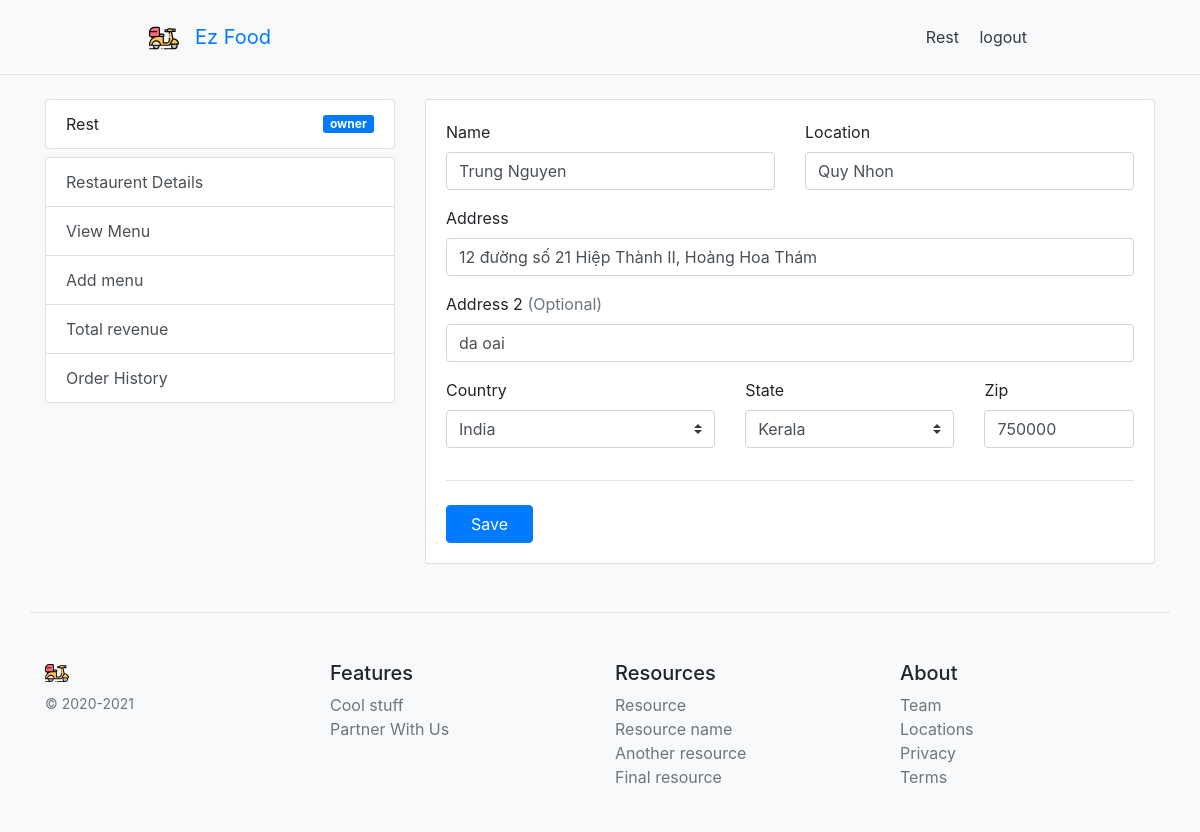
Page /restaurant-details (signed in) on the committed database.
### app/models.py (models this page shows, shortened)
class Profile(models.Model):
    user = models.OneToOneField(User,on_delete=models.CASCADE)
    role = models.CharField(max_length=20,default="normal")

class Restaurant(models.Model):
    user = models.OneToOneField(User,on_delete=models.CASCADE)
    id = models.AutoField(primary_key=True)
    name = models.CharField(max_length = 100)
    address1 = models.CharField(max_length=100,default='')
    address2 = models.CharField(max_length=100,default='')
    country = models.CharField(max_length=100,default='')
    state = models.CharField(max_length=100,default='')
    zip = models.CharField(max_length=100,default='')
    location = models.CharField(max_length = 100,default="India")
    tag = models.CharField(max_length=100,default='')
    def __str__(self):
        return self.name

### app/views/partner.py (the view, shortened to what this page needs)
# urls.py: path('restaurant-details', views.restaurantDetails, name='restaurant_details' ),
@login_required
def restaurantDetails(request):
    data = {'title': 'My Restaurant Details'}
    print("one")
    data['rest'] = Restaurant.objects.filter(user=request.user).order_by('id').first()
    print(data['rest'])
    return render(request,'partner/owner/restaurant_details.html',processData(request,data))

### ezFood/utils.py (called while the page is built)
def processData(request=None,data=None):
    img = {
        'logo' : 'logo.svg'
    }
    cartItemsFromSession = request.session.get('items', {})
    appData = {'companyName':'Ez Food','errorQuote':randomErrorQuotes(),'img':img,'cartItems':cartItemsFromSession }
    if(data is None):
        data = {}
    appData.update(data)
    return appData

def randomErrorQuotes():
    return random.choice([
        'looks like something went wrong on out end. please check after sometime or contact admin ',
        'something went wrong',
    ])

### templates/partner/owner/restaurant_details.html (shortened to what this page needs)
{% extends 'user/profile.html' %}
{% block dashboardContent %}
<form class="needs-validation" novalidate="" method="post" action="{% url 'restaurant_details'  %}">
        <div class="row">
          <div class="col-md-6 mb-3">
            <label for="name">Name</label>
            <input type="text" class="form-control" id="name" name="name" placeholder="Hotel xyz" value="{{rest.name}}" required="">
          </div>
          <div class="col-md-6 mb-3">
            <label for="location">Location</label>
            <input type="text" class="form-control" name="location" id="location" placeholder="eg. pala" value="{{rest.location}}" required="">
          </div>
        </div>
        <div class="mb-3">
          <label for="address">Address</label>
          <input type="text" class="form-control" id="address" placeholder="1234 Main St" name="address1" required="" value="{{rest.address1}}">
        </div>
        <div class="mb-3">
          <label for="address2">Address 2 <span class="text-muted">(Optional)</span></label>
          <input type="text" class="form-control" id="address2" name="address2" placeholder="Apartment or suite"  value="{{rest.address2}}">
        </div>
        <div class="row">
          <div class="col-md-5 mb-3">
            <label for="country">Country</label>
            <select class="custom-select d-block w-100" id="country" required="" name="country">
              <option selected>India</option>
            </select>
          </div>
          <div class="col-md-4 mb-3">
            <label for="state">State</label>
            <select class="custom-select d-block w-100" id="state" required="" name="state">
              <option selected>Kerala</option>
            </select>
          </div>
          <div class="col-md-3 mb-3">
            <label for="zip">Zip</label>
            <input type="text" class="form-control" id="zip" placeholder="" required="" name="zip"  value="{{rest.zip}}">
          </div>
        </div>
         <hr class="mb-4">
        <button class="btn px-4 btn-primary " type="submit">Save</button>
      </form>
{% endblock dashboardContent %}

### templates/base.html (shortened to what this page needs)
{% load static%}
{% load cart_tags %}
<!DOCTYPE html>
<html lang="en">
<head>
    {% block head %}
    <link rel="stylesheet" href="{% static 'bower_components/bootstrap/dist/css/bootstrap.min.css' %}">
    <link rel="stylesheet" href="{% static 'bower_components/components-font-awesome/css/all.min.css' %}">
    <link rel="stylesheet" href="{% static 'styles/style.css' %}">
    {% endblock %}
</head>
<body class="bg-light">
    {% block header %}
    <div class="border-bottom">
 <div class="d-flex max-900 flex-column flex-md-row align-items-center pt-3 px-md-4 mb-3 bg-light">
 <a class="navbar-brand" href="{% url 'home' %}">
    <img src="{% static 'images/' %}{{img.logo}}" width="30" height="30" alt="">
  </a>
  <h5 class="my-0 mr-md-auto font-weight-normal"><a href="{% url 'home' %}" style="text-secondary">{{ companyName }}</a></h5>
  <nav class="my-2 my-md-0 mr-md-3">
    {% if user.is_authenticated and user.username  %}
          <a class="p-2 text-dark" href="{% url 'profile' %}">{{user.username | title}}</a>
          <a class="p-2 text-dark" href="{% url 'logout' %}">logout</a>
    {% endif %}
    </nav>
    </div>
    </div>
    {% endblock %}
    {% block content %}{% endblock %}
    {% block footer %}
        <footer class="container pt-4 my-md-5 pt-md-5 border-top">
    <div class="row">
      <div class="col-12 col-md">
        <img class="mb-2" src="{% static 'images/' %}{{img.logo}}" alt="" width="24" height="24">
        <small class="d-block mb-3 text-muted">© 2020-2021</small>
      </div>
      <div class="col-6 col-md">
        <h5>Features</h5>
        <ul class="list-unstyled text-small">
          <li><a class="text-muted" href="#">Cool stuff</a></li>
          <li><a class="text-muted" href="{% url 'partner_with_us' %}">Partner With Us</a></li>
        </ul>
      </div>
      <div class="col-6 col-md">
        <h5>Resources</h5>
        <ul class="list-unstyled text-small">
          <li><a class="text-muted" href="#">Resource</a></li>
          <li><a class="text-muted" href="#">Resource name</a></li>
          <li><a class="text-muted" href="#">Another resource</a></li>
          <li><a class="text-muted" href="#">Final resource</a></li>
        </ul>
      </div>
      <div class="col-6 col-md">
        <h5>About</h5>
        <ul class="list-unstyled text-small">
          <li><a class="text-muted" href="#">Team</a></li>
          <li><a class="text-muted" href="#">Locations</a></li>
          <li><a class="text-muted" href="#">Privacy</a></li>
          <li><a class="text-muted" href="#">Terms</a></li>
        </ul>
      </div>
    </div>
  </footer>
    {% endblock %}
</body>
</html>

### templates/user/sidebar.html
<div class="list-group mb-2">
  <div class="list-group-item d-flex justify-content-between align-items-center">
   {{user.username}}
   {% if user.profile.role in "rider" or "owner"   %}
     <span class="badge badge-primary badge-pill">{{user.profile.role}}</span>
   {% endif %}
  </div>
</div>
{% if  user.profile.role == 'owner' %}
<div class="list-group">
  <a href="{% url 'restaurant_details'%}" class="list-group-item list-group-item-action">
   Restaurent Details
  </a>
  <a href="{% url 'view_menu'%}" class="list-group-item list-group-item-action">View Menu</a>
  <a href="{% url 'add_menu'%}" class="list-group-item list-group-item-action">Add menu</a>
  <a href="{% url 'revenue'%}" class="list-group-item list-group-item-action">Total revenue</a>
  <a href="{% url 'order_history'%}" class="list-group-item list-group-item-action">Order History</a>
</div>
{% elif user.profile.role == 'rider'%}
<div class="list-group">
  <a href="{% url 'get_order'%}" class="list-group-item list-group-item-action">Get Order</a>
  <a href="{% url 'delivery_history'%}" class="list-group-item list-group-item-action">Order History</a>
</div>
{% else %}
<div class="list-group">
  <a href="{% url 'order_history'%}" class="list-group-item list-group-item-action">Order History</a>
</div>
{% endif  %}

### static/styles/style.css (style rules this page uses)
.badge { border-radius: 3px; }
.max-900 { max-width: 950px !important; margin: auto; }

### rows in the picture
Restaurant: name "Trung Nguyen", location "Quy Nhon", address1 "12 đường số 21 Hiệp Thành II, Hoàng Hoa Thám", address2 "da oai", zip "750000"

### other values in the picture
{{ companyName }} "Ez Food"
{{ user.username | title }} "Rest"
{{ user.username }} "Rest"
{{ user.profile.role }} "owner"
